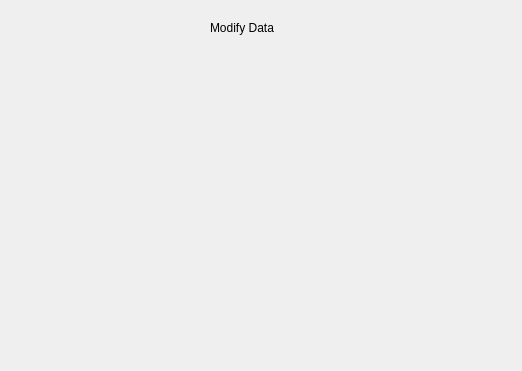
<?xml version="1.0" encoding="UTF-8"?>
<ui version="4.0">
 <class>ModifyData</class>
 <widget class="QWidget" name="ModifyData">
  <property name="geometry">
   <rect>
    <x>0</x>
    <y>0</y>
    <width>522</width>
    <height>371</height>
   </rect>
  </property>
  <property name="windowTitle">
   <string>Form</string>
  </property>
  <widget class="QLabel" name="label">
   <property name="geometry">
    <rect>
     <x>210</x>
     <y>20</y>
     <width>91</width>
     <height>16</height>
    </rect>
   </property>
   <property name="text">
    <string>Modify Data</string>
   </property>
  </widget>
 </widget>
 <resources/>
 <connections/>
</ui>
